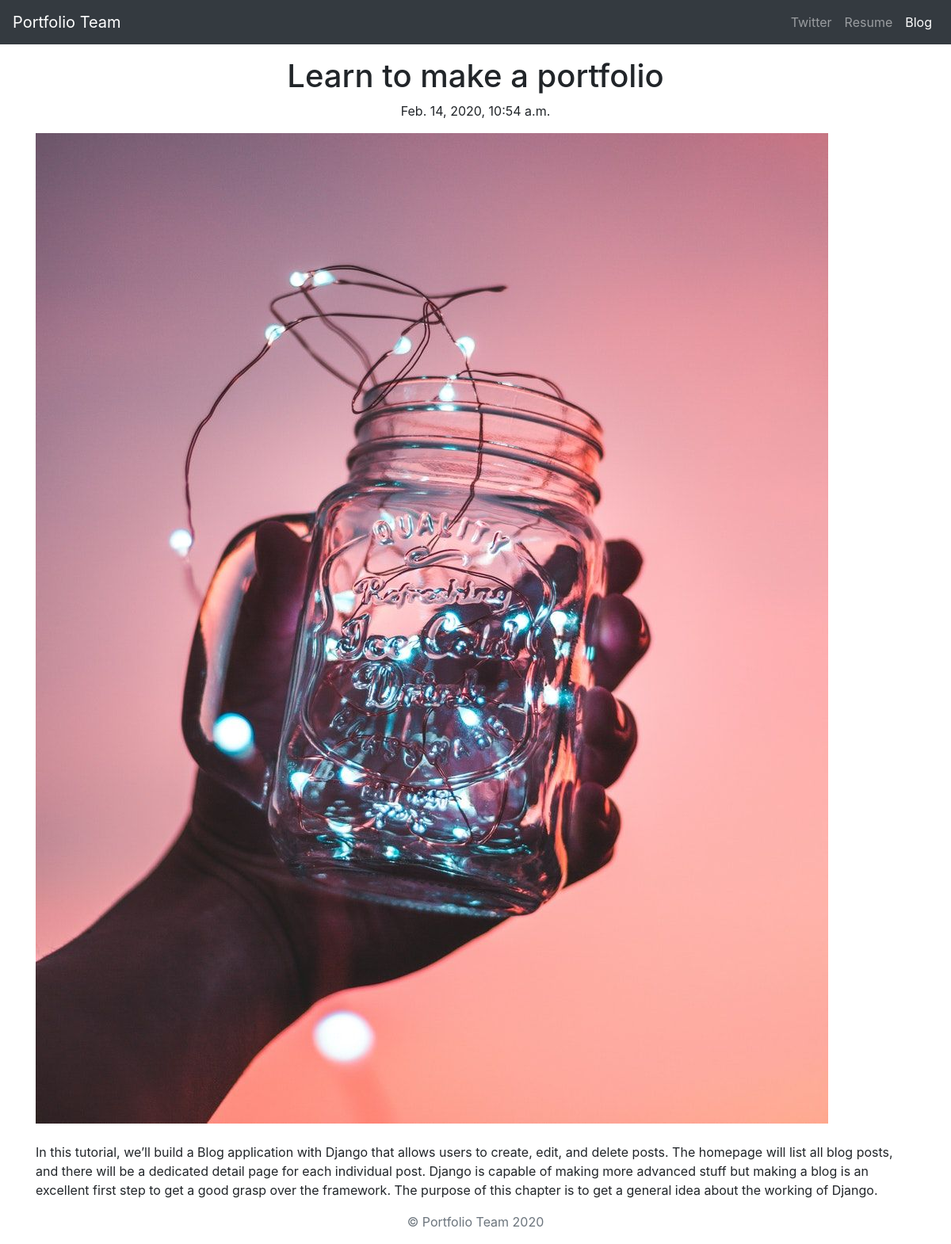
Page /blog/1/ on the committed database.
### blog/models.py (models this page shows, shortened)
class Blog(models.Model):
    title = models.CharField(max_length=255)
    pub_date = models.DateTimeField()
    body = models.TextField()
    image = models.ImageField(upload_to='images/')

### blog/views.py (the view)
# urls.py: path('<int:blog_id>/', views.detail, name='detail'),
def detail(request, blog_id):
    detailblog = get_object_or_404(Blog, pk=blog_id)
    return render(request, 'blog/detail.html', {'blog':detailblog})

### blog/templates/blog/detail.html (shortened to what this page needs)
<!doctype html>
<html lang="en">
<head>
  {% load staticfiles %}
  <link rel="stylesheet" href="https://maxcdn.bootstrapcdn.com/bootstrap/4.0.0/css/bootstrap.min.css">
</head>
<body>
  <header>
    <nav class="navbar navbar-expand-lg navbar-dark bg-dark">
      <a class="navbar-brand" href="{% url 'home' %}">Portfolio Team</a>
      <div class="collapse navbar-collapse" id="navbarNavAltMarkup">
        <div class="navbar-nav ml-auto">
          <a class="nav-item nav-link" href="http://twitter.com/shalinisparmar">Twitter</a>
          <a class="nav-item nav-link" href="{% static 'resume.pdf' %}">Resume</a>
          <a class="nav-item nav-link active" href="{% url 'allblogs' %}">Blog</a>
        </div>
      </div>
    </nav>
  </header>
  <main role="main">
    <div class="container">
    <h1 class="text-center pt-3">{{ blog.title }}</h1>
    <p class="text-center">{{ blog.pub_date }}</p>
    <img class="img-fluid" src="{{ blog.image.url }}"  />
    <br />
    <br />
    <p>{{ blog.body }}</p>
  </div>
  </main>
  <footer class="text-muted">
    <div class="container text-center">
      <p>© Portfolio Team {% now "Y" %}</p>
      </div>
  </footer>
</body>
</html>

### rows in the picture
Blog: title "Learn to make a portfolio", pub_date "Feb. 14, 2020, 10:54 a.m.", image (picture), body "In this tutorial, we’ll build a Blog application with Django that allows users to create, edit, and delete posts. The homepage will list all blog posts, and there will be a dedicated detail page for each individual post. Django is capable of making more advanced stuff but making a blog is an excellent first step to get a good grasp over the framework. The purpose of this chapter is to get a general idea about the working of Django."
